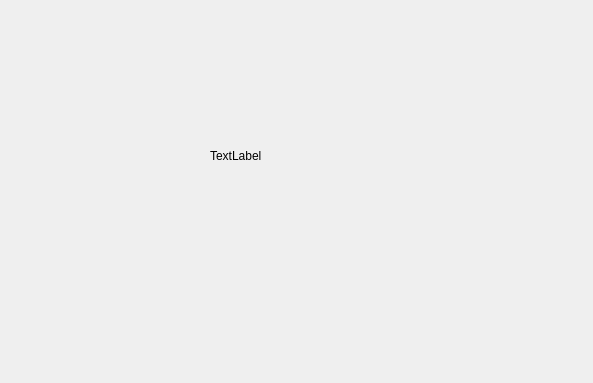
<?xml version="1.0" encoding="UTF-8"?>
<ui version="4.0">
 <class>Widget</class>
 <widget class="QWidget" name="Widget">
  <property name="geometry">
   <rect>
    <x>0</x>
    <y>0</y>
    <width>593</width>
    <height>383</height>
   </rect>
  </property>
  <property name="windowTitle">
   <string>Widget</string>
  </property>
  <widget class="QLabel" name="label">
   <property name="geometry">
    <rect>
     <x>210</x>
     <y>70</y>
     <width>131</width>
     <height>171</height>
    </rect>
   </property>
   <property name="text">
    <string>TextLabel</string>
   </property>
  </widget>
 </widget>
 <layoutdefault spacing="6" margin="11"/>
 <resources/>
 <connections/>
</ui>
